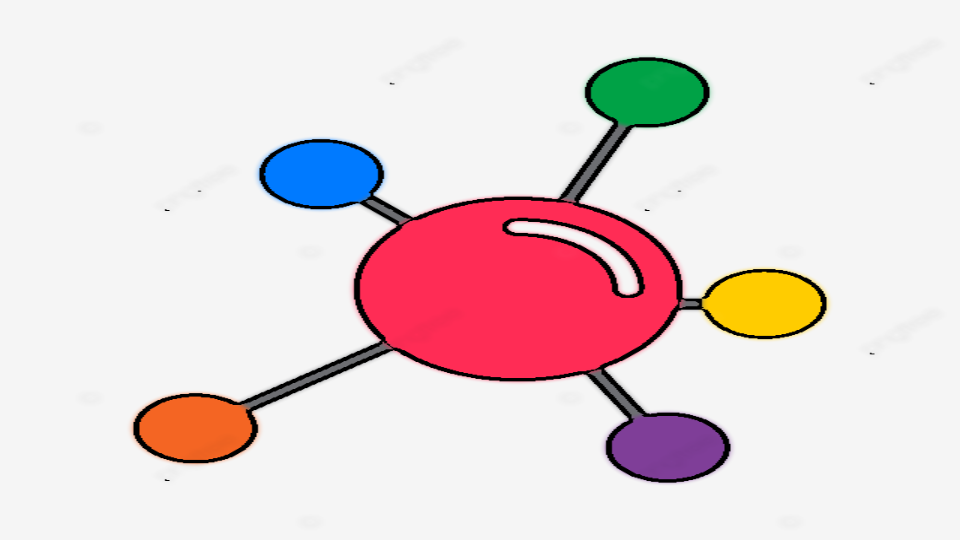
#> input picture cartoonified_Image.png, 960 x 540 px
$ python Bai2_OpenCV.py
#> lines starting #> are read from the running program, lines starting #| are printed output that depends on the picture
import cv2
import numpy as np

def rotate_image(image, angle):
    height, width = image.shape[:2]
    rotation_matrix = cv2.getRotationMatrix2D((width/2, height/2), angle, 1)
    rotated_image = cv2.warpAffine(image, rotation_matrix, (width, height))
    return rotated_image

image_path = input("Nhập đường dẫn của ảnh: ")
#> the answer given: cartoonified_Image.png
image = cv2.imread(image_path)
#> image is the input picture: shape (540, 960, 3); mean B, G, R 216.7, 215, 231.5

if image is None:
    print("Không thể đọc ảnh")
else:
    while True:
        angle = float(input("Nhập góc quay (độ): "))
#> the answer given: 3
        cv2.imshow("Ảnh gốc", image)
        rotated_image = rotate_image(image, angle)
#> in rotate_image, `rotated_image = cv2.warpAffine(image, rotation_matrix, (width, height))`:
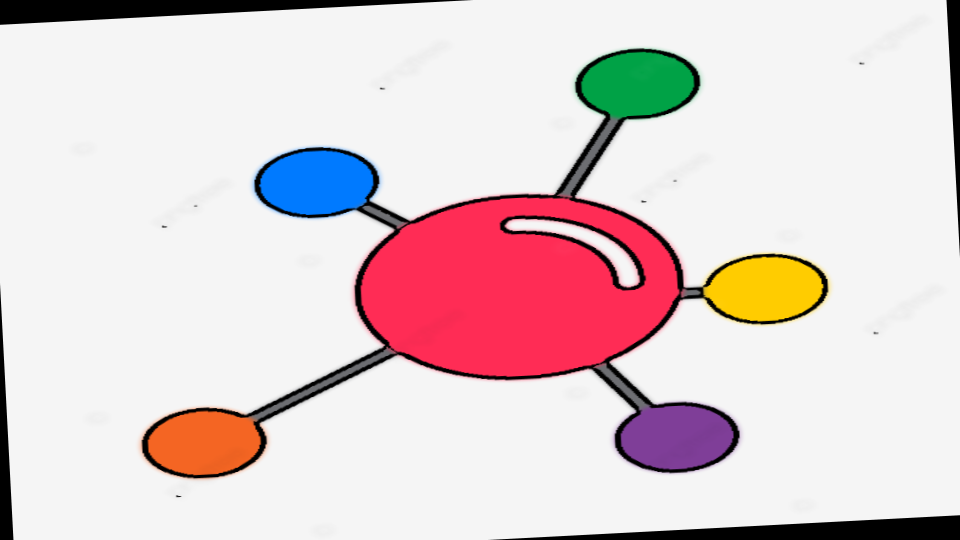
#> rotated_image: shape (540, 960, 3); mean B, G, R 209.5, 207.8, 224.3
        cv2.imshow("Ảnh sau khi quay", rotated_image)
        cv2.waitKey(0)
        angle2 = float(input("Nhập góc quay moi(độ): "))
#> the answer given: 3
#> the answer given: 3
#> the answer given: 3
#> the answer given: 3
#> (the run stopped early here; a loop or call above may not have finished)

$ run again, on when_else1.png
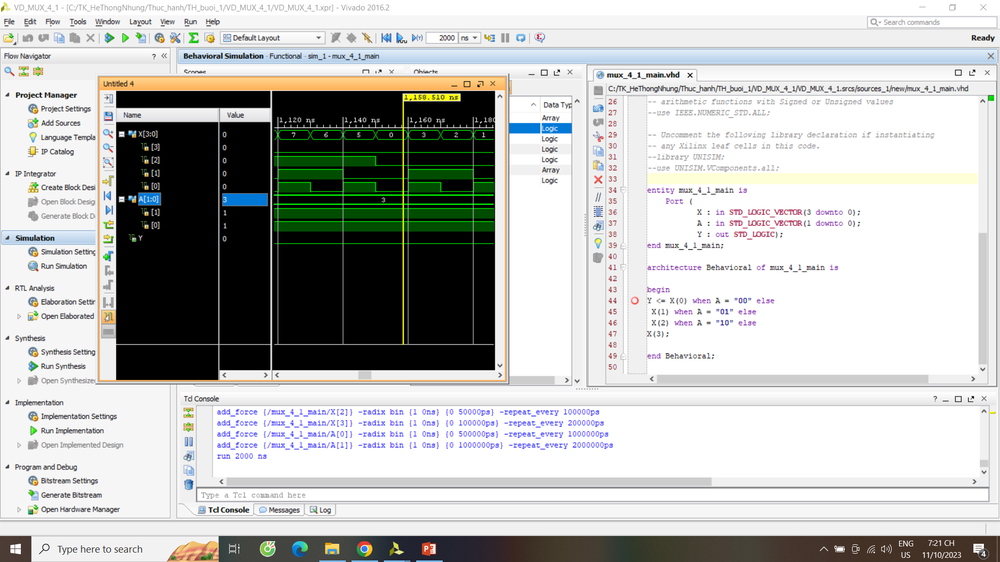
#> input picture when_else1.png, 1000 x 562 px, shrunk from 1920 x 1080 before the run
#> image is the input picture: shape (562, 1000, 3); mean B, G, R 187.1, 189.2, 187.7
#> in rotate_image, `rotated_image = cv2.warpAffine(image, rotation_matrix, (width, height))`:
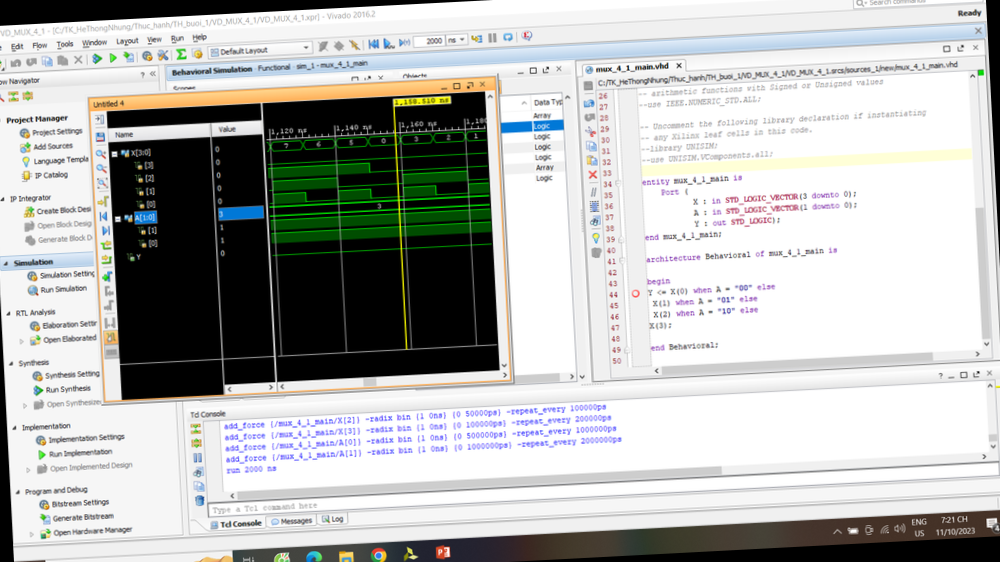
#> rotated_image: shape (562, 1000, 3); mean B, G, R 181.1, 183.2, 181.6
